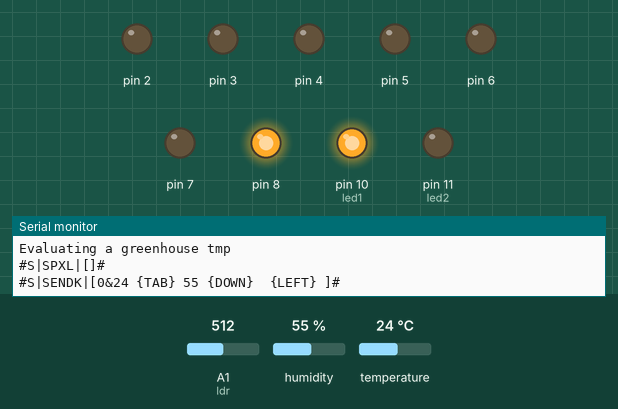
This sketch was run on a simulated Arduino Uno, built with avr-gcc and run on an emulated ATmega328P. Parts: output pins drawn as LEDs (lit = HIGH), the last lines printed to the serial monitor. Inputs (shaded band) come from the test bench; at power-on: humidity 55 %, temperature 24 °C, A1 (ldr) = 512.

Above: at 2.7 s.
2.8 s: humidity set to 69 %
10.0 s: humidity set to 72 %
At 16.5 s:
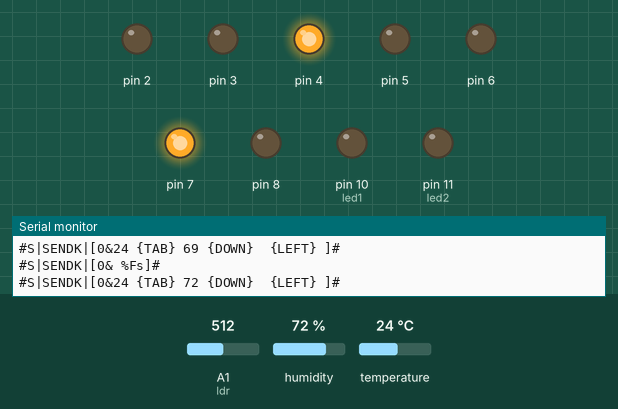
17.0 s: temperature set to 32 °C
24.0 s: temperature set to 35 °C
At 30.2 s:
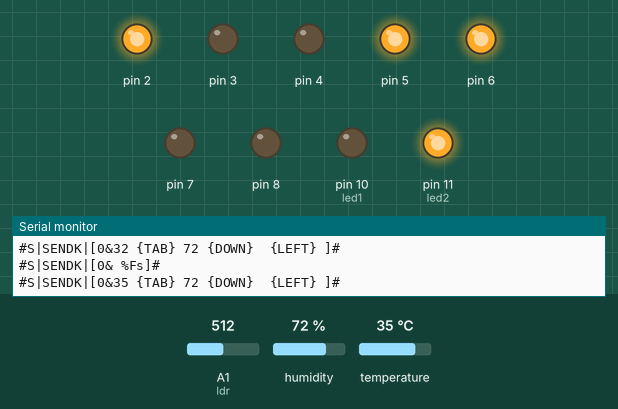
31.1 s: humidity set to 22 %
At 37.6 s:
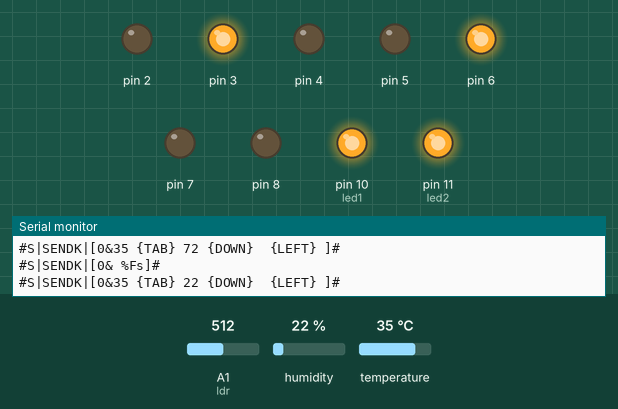
38.1 s: temperature set to 12 °C
At 45.0 s:
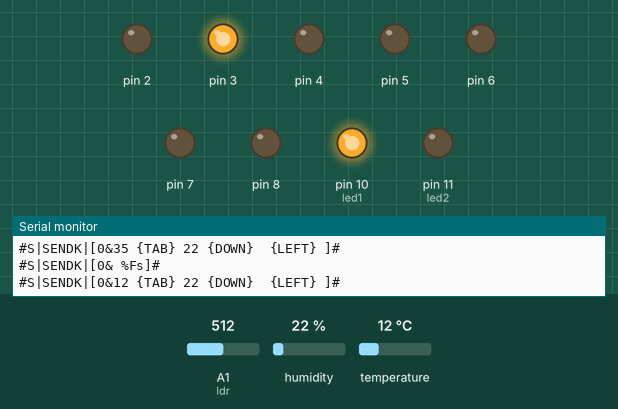
Timing chart, 0 to 59.2 s (numbered marks = the images above; inputs shaded):
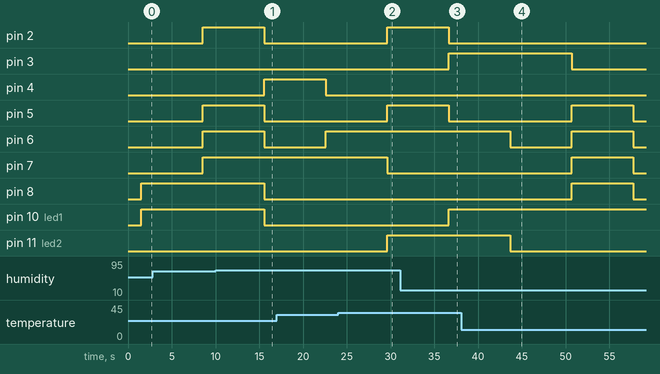

The sketch:

TempAndHum.ino
```cpp
#include <dht.h>
#define dht_apin A0
dht DHT;
int temp=0;
int hum=0;
const int ldr=A1;
int sensorValue=0;
int led1=10;//led for humidity
int led2=11;// led for temperature
int ledState2=LOW;
int ledState1=LOW;
char buffer[5];
int pId=0;
int count=0;
int Time=0;

void setup() {
  pinMode(led1,OUTPUT);
  pinMode(led2,OUTPUT);
  pinMode(ldr,INPUT);
  Serial.begin(9600);
  delay(500);
  Serial.println("Evaluating a greenhouse tmp");
  delay(1000);
  Serial.println("#S|SPXL|[]#"); // Start Excel
  for (int i=2;i<9;i++)

       {

         pinMode(i, OUTPUT);// taking all pins from 2-8 as output

       }
}


void loop() {
  sensorValue=analogRead(ldr);  //this is used for the detection light and dark for different vegetables
  DHT.read11(dht_apin);
  temp=DHT.temperature;
  hum=DHT.humidity;
  if (count==10)
  {

  count=0;// if count integer value is equal to 10, reset it to zero.

 }
 if(Time%3000==0)
{
switch (count)

                {


                case 0://when count value is zero show”0” on disp

                digitalWrite(2, LOW);

                digitalWrite(3, LOW);

                digitalWrite(4, LOW);

                digitalWrite(5, LOW);

                digitalWrite(6, LOW);

                digitalWrite(7, LOW);

                digitalWrite(8, HIGH);

                break;


                case 1:// when count value is 1 show”1” on disp

                digitalWrite(2, HIGH);

                digitalWrite(3, LOW);

                digitalWrite(4, LOW);

                digitalWrite(5, HIGH);

                digitalWrite(6, HIGH);

                digitalWrite(7, HIGH);

                digitalWrite(8, HIGH);

                break;


                case 2:// when count value is 2 show”2” on disp

                digitalWrite(2, LOW);

                digitalWrite(3, LOW);

                digitalWrite(4, HIGH);

                digitalWrite(5, LOW);

                digitalWrite(6, LOW);

                digitalWrite(7, HIGH);

                digitalWrite(8, LOW);

                break;


                case 3:// when count value is 3 show”3” on disp

                digitalWrite(2, LOW);

                digitalWrite(3, LOW);

                digitalWrite(4, LOW);

                digitalWrite(5, LOW);

                digitalWrite(6, HIGH);

                digitalWrite(7, HIGH);

                digitalWrite(8, LOW);

                break;


                case 4:// when count value is 4 show”4” on disp

                digitalWrite(2, HIGH);

                digitalWrite(3, LOW);

                digitalWrite(4, LOW);

                digitalWrite(5, HIGH);

                digitalWrite(6, HIGH);

                digitalWrite(7, LOW);

                digitalWrite(8, LOW);

                break;


                case 5:// when count value is 5 show”5” on disp

                digitalWrite(2, LOW);

                digitalWrite(3, HIGH);

                digitalWrite(4, LOW);

                digitalWrite(5, LOW);

                digitalWrite(6, HIGH);

                digitalWrite(7, LOW);

                digitalWrite(8, LOW);

                break;


                case 6:// when count value is 6 show”6” on disp

                digitalWrite(2, LOW);

                digitalWrite(3, HIGH);

                digitalWrite(4, LOW);

                digitalWrite(5, LOW);

                digitalWrite(6, LOW);

                digitalWrite(7, LOW);

                digitalWrite(8, LOW);

                break;


                case 7:// when count value is 7 show”7” on disp

                digitalWrite(2, LOW);

                digitalWrite(3, LOW);

                digitalWrite(4, LOW);

                digitalWrite(5, HIGH);

                digitalWrite(6, HIGH);

                digitalWrite(7, HIGH);

                digitalWrite(8, HIGH);

                break;


                case 8:// when count value is 8 show”8” on disp

                digitalWrite(2, LOW);

                digitalWrite(3, LOW);

                digitalWrite(4, LOW);

                digitalWrite(5, LOW);

                digitalWrite(6, LOW);

                digitalWrite(7, LOW);

                digitalWrite(8, LOW);

                break;


                case 9:// when count value is 9 show”9” on disp

                digitalWrite(2, LOW);

                digitalWrite(3, LOW);

                digitalWrite(4, LOW);

                digitalWrite(5, LOW);

                digitalWrite(6, HIGH);

                digitalWrite(7, LOW);

                digitalWrite(8, LOW);

                break;


                break;

                }
      if (count<10)

      {

   count++;
 ///increment count integer for every second

       }


}
 /*for tomato daytime:80-90  nighttime:65-75 Tomatoes grow best when the daytime temperature is between 19 and 30 degrees Celsius. They stop growing above 35 degrees Celcius.
 If nighttime temperatures are above 30  degrees Fahrenheit, the fruit will not turn red. Tomatoes need full sun and warm, well-drained soil.*/
 if(sensorValue<=100) //confirm value of light intensity  for the night
 {
  if(hum<=65 || hum>=75)
  {
    digitalWrite(led1,HIGH);
  }
  else
  {
    digitalWrite(led1,LOW);
  }
   if(temp>32){
    digitalWrite(led2,HIGH);
  }
  else
  {
    digitalWrite(led2,LOW);
  }
 /* Serial.println(temp);
  Serial.println(hum);*/
  Serial.print("#S|SENDK|[");
   Serial.print(itoa((pId), buffer, 10));
   Serial.print("&");
   Serial.print(itoa((temp), buffer, 10));
   Serial.print(" {TAB} ");
   Serial.print(itoa((hum), buffer, 10));   //*http://www.valpont.com/saving-data-from-an-arduino-on-a-pc-using-gobetwino/pst/
   Serial.print(" {DOWN} ");
   Serial.print(" {LEFT} ");
   Serial.println("]#");
  // readSerialString(serInString, 1000); // read response from PC
   // Deal with response from PC here. Ignored for now.
   delay(2000); // block code for 2 seconds - ensure excel has fully executed commands on PC

   // Save file after each write
   Serial.print("#S|SENDK|[");
   Serial.print(itoa((pId), buffer, 10));
   Serial.print("& ");
   Serial.print("%Fs");  //=   ALT f   ALT g  = save and exit in danish Excell
   Serial.println("]#");
   // Wait 2 seconds for the save to finish
   delay(2000);

 }


 else
 {
   if(hum<=70 || hum>=80)
  {
    digitalWrite(led1,HIGH);

  }
  else
  {
    digitalWrite(led1,LOW);
  }

 if(temp>33){
   digitalWrite(led2,HIGH);
  }
  else
  {
    digitalWrite(led2,LOW);
  }

  Serial.print("#S|SENDK|[");
   Serial.print(itoa((pId), buffer, 10));
   Serial.print("&");
   Serial.print(temp);
   Serial.print(" {TAB} ");
   Serial.print(hum);   //*http://www.valpont.com/saving-data-from-an-arduino-on-a-pc-using-gobetwino/pst/
   Serial.print(" {DOWN} ");
   Serial.print(" {LEFT} ");
   Serial.println("]#");
  // readSerialString(serInString, 1000); // read response from PC
   // Deal with response from PC here. Ignored for now.
   delay(2000); // block code for 2 seconds - ensure excel has fully executed commands on PC

   // Save file after each write
   Serial.print("#S|SENDK|[");
   Serial.print(itoa((pId), buffer, 10));
   Serial.print("& ");
   Serial.print("%Fs");  //=   ALT f   ALT g  = save and exit in danish Excell
   Serial.println("]#");
   // Wait 2 seconds for the save to finish
   delay(2000);


 }
 /*for cabbage temp 40 degree cel optimum can go up to 80 deg cel */
 /* for citrus fruits dies below 0 degree celsius best range between 20-30 degree celsuis humidity 60-65 */
 /* for spinach cold time crop grows best when the temp is around 21-24 degree Celsius */

Time+=3000;
delay(3000);

}
```

Measured:
- the behaviour switches between 70 and 71 % on humidity (found by bisection; images 0 and 1)
- the behaviour switches between 33 and 34 °C on temperature (found by bisection; images 1 and 2)
- after the input at 10.0 s, pin 10 (led1): HIGH → LOW after 5.6 s
- after the input at 24.0 s, pin 11 (led2): LOW → HIGH after 5.6 s
- after the input at 31.1 s, pin 10 (led1): LOW → HIGH after 5.5 s
- after the input at 38.1 s, pin 11 (led2): HIGH → LOW after 5.6 s
